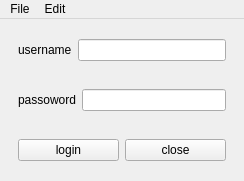
<?xml version="1.0" encoding="UTF-8"?>
<ui version="4.0">
 <class>MainWindow</class>
 <widget class="QMainWindow" name="MainWindow">
  <property name="geometry">
   <rect>
    <x>0</x>
    <y>0</y>
    <width>244</width>
    <height>181</height>
   </rect>
  </property>
  <property name="windowTitle">
   <string>MainWindow</string>
  </property>
  <widget class="QWidget" name="centralwidget">
   <layout class="QVBoxLayout" name="verticalLayout">
    <item>
     <widget class="QWidget" name="widget" native="true">
      <layout class="QHBoxLayout" name="horizontalLayout">
       <item>
        <widget class="QLabel" name="label">
         <property name="text">
          <string>username</string>
         </property>
        </widget>
       </item>
       <item>
        <widget class="QLineEdit" name="lineEdit"/>
       </item>
      </layout>
     </widget>
    </item>
    <item>
     <widget class="QWidget" name="widget_2" native="true">
      <layout class="QHBoxLayout" name="horizontalLayout_2">
       <item>
        <widget class="QLabel" name="label_2">
         <property name="text">
          <string>passoword</string>
         </property>
        </widget>
       </item>
       <item>
        <widget class="QLineEdit" name="lineEdit_2"/>
       </item>
      </layout>
     </widget>
    </item>
    <item>
     <widget class="QWidget" name="widget_3" native="true">
      <layout class="QHBoxLayout" name="horizontalLayout_3">
       <item>
        <widget class="QPushButton" name="pushButton">
         <property name="text">
          <string>login</string>
         </property>
        </widget>
       </item>
       <item>
        <widget class="QPushButton" name="pushButton_2">
         <property name="text">
          <string>close</string>
         </property>
        </widget>
       </item>
      </layout>
     </widget>
    </item>
   </layout>
  </widget>
  <widget class="QMenuBar" name="menubar">
   <property name="geometry">
    <rect>
     <x>0</x>
     <y>0</y>
     <width>244</width>
     <height>22</height>
    </rect>
   </property>
   <widget class="QMenu" name="menuFile">
    <property name="title">
     <string>File</string>
    </property>
    <addaction name="actionopen"/>
    <addaction name="actionnew"/>
   </widget>
   <widget class="QMenu" name="menuEdit">
    <property name="title">
     <string>Edit</string>
    </property>
    <addaction name="actioncut"/>
    <addaction name="actionpaste"/>
   </widget>
   <addaction name="menuFile"/>
   <addaction name="menuEdit"/>
  </widget>
  <action name="actionopen">
   <property name="text">
    <string>open</string>
   </property>
  </action>
  <action name="actionnew">
   <property name="text">
    <string>new</string>
   </property>
  </action>
  <action name="actioncut">
   <property name="text">
    <string>cut</string>
   </property>
  </action>
  <action name="actionpaste">
   <property name="text">
    <string>paste</string>
   </property>
  </action>
 </widget>
 <resources/>
 <connections/>
</ui>
